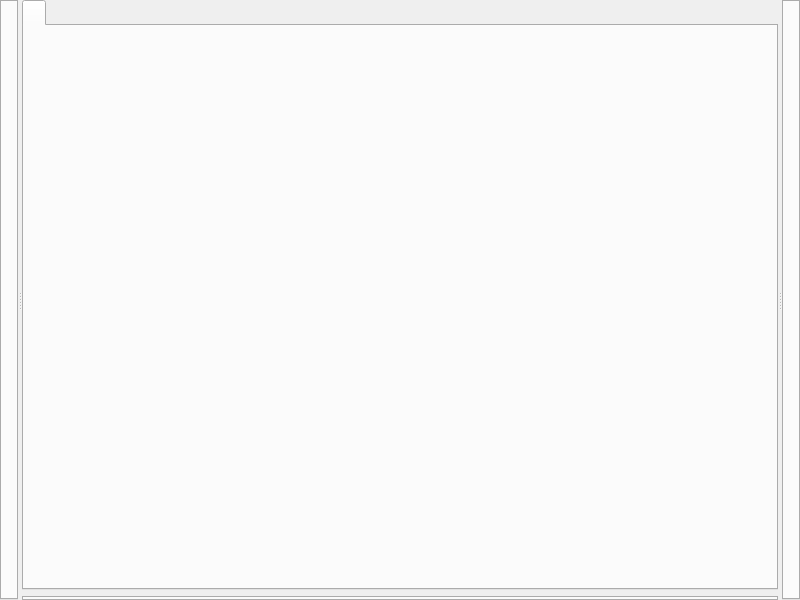
<?xml version="1.0" encoding="UTF-8"?>
<ui version="4.0">
 <class>PluginManagedWindow</class>
 <widget class="QMainWindow" name="PluginManagedWindow">
  <property name="geometry">
   <rect>
    <x>0</x>
    <y>0</y>
    <width>800</width>
    <height>600</height>
   </rect>
  </property>
  <property name="windowTitle">
   <string>MainWindow</string>
  </property>
  <widget class="QWidget" name="centralwidget">
   <layout class="QVBoxLayout" name="verticalLayout">
    <property name="spacing">
     <number>0</number>
    </property>
    <property name="leftMargin">
     <number>0</number>
    </property>
    <property name="topMargin">
     <number>0</number>
    </property>
    <property name="rightMargin">
     <number>0</number>
    </property>
    <property name="bottomMargin">
     <number>0</number>
    </property>
    <item>
     <widget class="QSplitter" name="splitter">
      <property name="frameShape">
       <enum>QFrame::NoFrame</enum>
      </property>
      <property name="orientation">
       <enum>Qt::Horizontal</enum>
      </property>
      <widget class="QTabWidget" name="westPanel">
       <property name="tabPosition">
        <enum>QTabWidget::West</enum>
       </property>
       <property name="currentIndex">
        <number>-1</number>
       </property>
      </widget>
      <widget class="QWidget" name="">
       <layout class="QVBoxLayout" name="centralLayout">
        <item>
         <widget class="qmdiTabWidget" name="mdiTabWidget">
          <property name="sizePolicy">
           <sizepolicy hsizetype="Preferred" vsizetype="Minimum">
            <horstretch>0</horstretch>
            <verstretch>0</verstretch>
           </sizepolicy>
          </property>
          <widget class="QWidget" name="tabWidgetPage1">
           <attribute name="title">
            <string/>
           </attribute>
          </widget>
         </widget>
        </item>
        <item>
         <widget class="QTabWidget" name="southPanel">
          <property name="sizePolicy">
           <sizepolicy hsizetype="Expanding" vsizetype="Maximum">
            <horstretch>0</horstretch>
            <verstretch>0</verstretch>
           </sizepolicy>
          </property>
          <property name="tabPosition">
           <enum>QTabWidget::South</enum>
          </property>
         </widget>
        </item>
       </layout>
      </widget>
      <widget class="QTabWidget" name="eastPanel">
       <property name="tabPosition">
        <enum>QTabWidget::East</enum>
       </property>
       <property name="currentIndex">
        <number>-1</number>
       </property>
      </widget>
     </widget>
    </item>
   </layout>
  </widget>
  <widget class="QMenuBar" name="menubar">
   <property name="geometry">
    <rect>
     <x>0</x>
     <y>0</y>
     <width>800</width>
     <height>22</height>
    </rect>
   </property>
  </widget>
 </widget>
 <customwidgets>
  <customwidget>
   <class>qmdiTabWidget</class>
   <extends>QTabWidget</extends>
   <header>qmditabwidget.h</header>
   <container>1</container>
  </customwidget>
 </customwidgets>
 <resources/>
 <connections/>
</ui>
